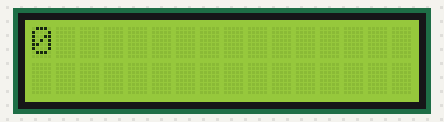
Simulated run of this sketch. Board: Arduino Uno, built with avr-gcc and run on an emulated ATmega328P. Shown: 16×2 character LCD.

Above: at 0.1 s.
At 1.6 s:
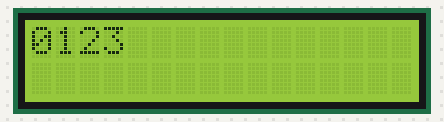
At 3.1 s:
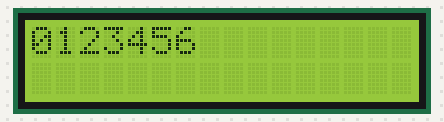
At 6.1 s:
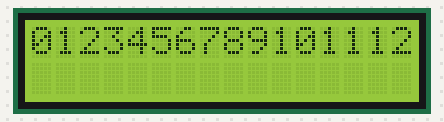
At 9.6 s:
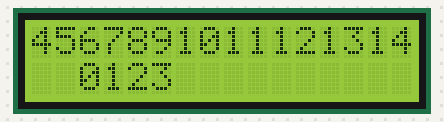
At 13.6 s:
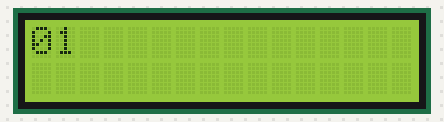

The sketch:

lcd_tests.ino
```cpp
#include <LiquidCrystal.h>

// initialize the library by associating any needed LCD interface pin
// with the arduino pin number it is connected to

// const int rs = 12, en = 11, d4 = 5, d5 = 4, d6 = 3, d7 = 2;
const int rs = 7, en = 8, d4 = 9, d5 = 10, d6 = 12, d7 = 13;

LiquidCrystal lccd(rs, en, d4, d5, d6, d7);

void setup()
{

    // set up the LCD's number of columns and rows:

    lccd.begin(16, 2);
}

void loop()
{

    // set the cursor to (0,0):

    lccd.setCursor(0, 0);

    // print from 0 to 9:

    for (int thisChar = 0; thisChar < 16; thisChar++)
    {

        lccd.print(thisChar);

        delay(500);
    }

    // set the cursor to (16,1):

    lccd.setCursor(6, 1);

    // set the display to automatically scroll:

    lccd.autoscroll();

    // print from 0 to 9:

    for (int thisChar = 0; thisChar < 10; thisChar++)
    {

        lccd.print(thisChar);

        delay(500);
    }

    // turn off automatic scrolling

    lccd.noAutoscroll();

    // clear screen for the next loop:

    lccd.clear();
}
```

Measured:
- by itself, everything shown: repeats every 13.0 s, in 24 steps
- what the display in image 1 shows lasts 0.5 s, from 1.6 s to 2.1 s
- what the display in image 3 shows lasts 2.0 s, from 6.1 s to 8.1 s
